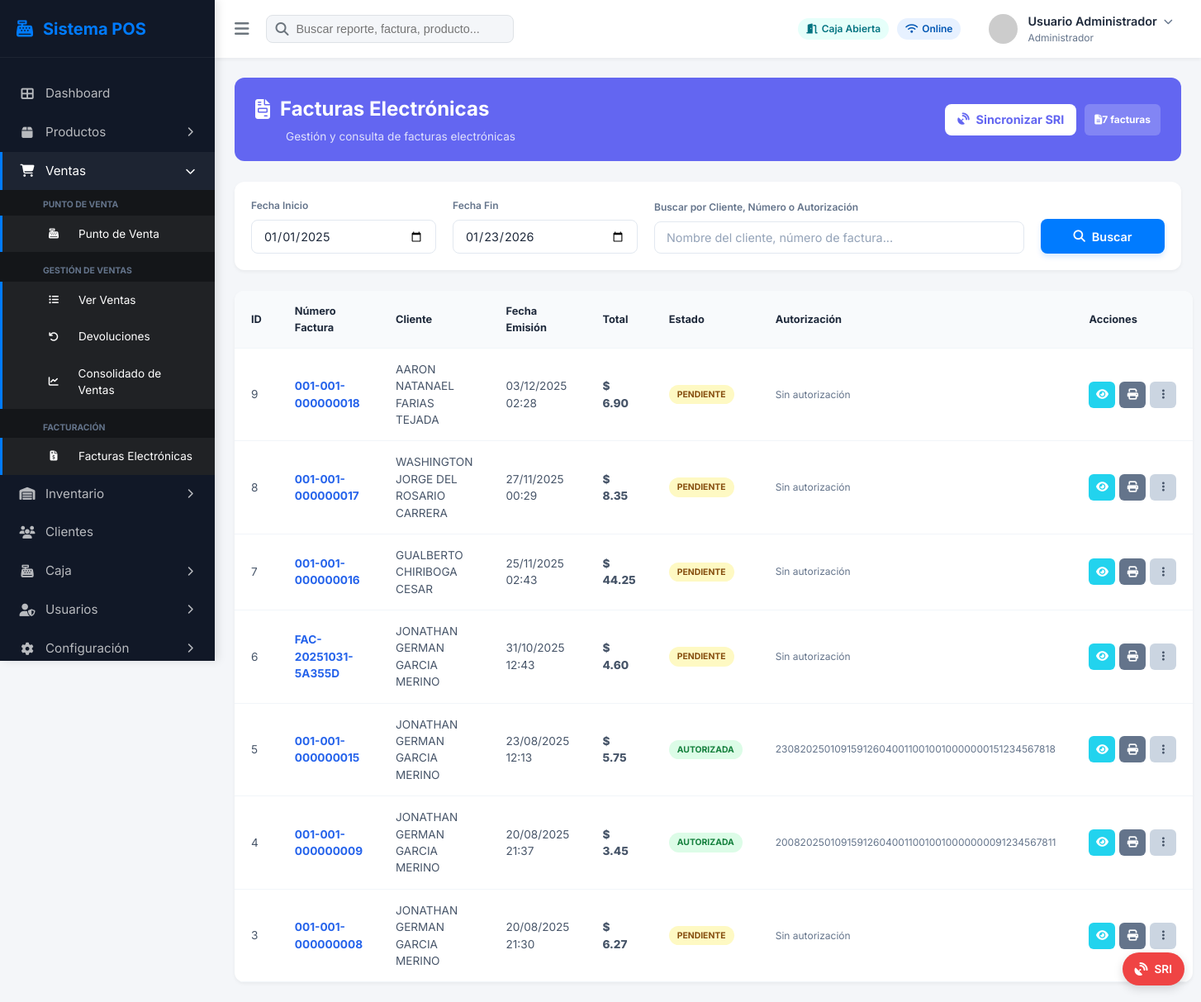
Screenshot of /modules/ventas/facturas_electronicas.php (signed in) with the database file from the repository.
### tables this page shows
CREATE TABLE IF NOT EXISTS `facturas_venta` (
  `id` bigint unsigned NOT NULL AUTO_INCREMENT,
  `idCliente` int unsigned NOT NULL,
  `idUsuario` int unsigned NOT NULL,
  `idCierreCaja` bigint unsigned DEFAULT NULL,
  `numeroFactura` varchar(50) NOT NULL,
  `fechaEmision` datetime NOT NULL,
  `subtotal` decimal(12,4) NOT NULL,
  `descuento` decimal(12,4) NOT NULL DEFAULT '0.0000',
  `iva` decimal(12,4) NOT NULL DEFAULT '0.0000',
  `total` decimal(12,4) NOT NULL,
  `formaPago` varchar(20) DEFAULT 'EFECTIVO',
  `estado` enum('EMITIDA','PAGADA','ANULADA') NOT NULL DEFAULT 'EMITIDA',
  `creadoPor` int unsigned NOT NULL,
  `creadoDate` datetime NOT NULL,
  `anulado` tinyint(1) NOT NULL DEFAULT '0',
  `numeroAutorizacion` varchar(50) DEFAULT NULL,
  `estadoFactura` varchar(50) DEFAULT NULL,
  `numComprobante` char(50) DEFAULT NULL,
  PRIMARY KEY (`id`),
  UNIQUE KEY `uq_facturas_venta_numero` (`numeroFactura`),
  KEY `fk_facturas_venta_clientes` (`idCliente`),
  KEY `fk_facturas_venta_usuarios` (`idUsuario`),
  KEY `fk_facturas_venta_cierre` (`idCierreCaja`),
  KEY `idx_estadoFactura` (`estadoFactura`),
  CONSTRAINT `fk_facturas_venta_cierre` FOREIGN KEY (`idCierreCaja`) REFERENCES `cierres_caja` (`id`),
  CONSTRAINT `fk_facturas_venta_clientes` FOREIGN KEY (`idCliente`) REFERENCES `clientes` (`id`),
  CONSTRAINT `fk_facturas_venta_usuarios` FOREIGN KEY (`idUsuario`) REFERENCES `usuarios` (`id`)
);

### modules/ventas/facturas_electronicas.php (the view, shortened to what this page needs)
<?php
require_once '../../includes/db.php';
$search = $_GET['search'] ?? '';
$fecha_inicio = $_GET['fecha_inicio'] ?? '2025-01-01';
$fecha_fin = $_GET['fecha_fin'] ?? date('Y-m-d');
$where = "WHERE f.anulado = 0 AND DATE(f.fechaEmision) BETWEEN ? AND ?";
$params = [$fecha_inicio, $fecha_fin];
$stmt = $pdo->prepare("
    SELECT f.*,
           CONCAT(c.nombres, ' ', c.apellidos) as cliente_nombre
    FROM facturas_venta f
    LEFT JOIN clientes c ON f.idCliente = c.id
    $where
    ORDER BY f.fechaEmision DESC
    LIMIT 100
");
$stmt->execute($params);
$facturas = $stmt->fetchAll();
$facturas_count = count($facturas);
?>
<!DOCTYPE html>
<html lang="es">
<head>
    <link rel="stylesheet" href="https://cdnjs.cloudflare.com/ajax/libs/font-awesome/6.4.0/css/all.min.css">
    <link rel="stylesheet" href="../../assets/css/style.css">
</head>
<body>
    <div class="app-container">
        <?php
        $root = '../../';
        include $root . 'includes/sidebar.php';
        ?>
        <main class="main-content">
            <?php include $root . 'includes/navbar.php'; ?>
            <div class="content-wrapper">
                <div class="ef-header-banner">
                    <div>
                        <h1><i class="fas fa-file-invoice"></i> Facturas Electrónicas</h1>
                        <p>Gestión y consulta de facturas electrónicas</p>
                    </div>
                    <div style="display: flex; align-items: center; gap: 10px;">
                        <button id="btn-sync-sri" class="btn"
                            style="background: white; color: #6366f1; border: none; font-weight: 700; height: 38px; border-radius: 8px; padding: 0 15px; cursor: pointer; display: flex; align-items: center; gap: 8px;">
                            <i class="fas fa-satellite-dish"></i> Sincronizar SRI
                        </button>
                        <div
                            style="background: rgba(255,255,255,0.2); padding: 5px 12px; border-radius: 6px; font-size: 0.75rem; font-weight: 700; height: 38px; display: flex; align-items: center;">
                            <i class="fas fa-file-alt"></i> <?php echo $facturas_count; ?> facturas
                        </div>
                    </div>
                </div>
                <div class="ef-filter-panel">
                    <form method="GET" action="" class="ef-filter-grid">
                        <div>
                            <label>Fecha Inicio</label>
                            <input type="date" name="fecha_inicio" class="form-control"
                                value="<?php echo $fecha_inicio; ?>">
                        </div>
                        <div>
                            <label>Fecha Fin</label>
                            <input type="date" name="fecha_fin" class="form-control" value="<?php echo $fecha_fin; ?>">
                        </div>
                        <div>
                            <label>Buscar por Cliente, Número o Autorización</label>
                            <input type="text" name="search" class="form-control"
                                placeholder="Nombre del cliente, número de factura..."
                                value="<?php echo htmlspecialchars($search); ?>">
                        </div>
                        <button type="submit" class="btn btn-primary"
                            style="height: 42px; width: 100%; border-radius: 8px;">
                            <i class="fas fa-search"></i> Buscar
                        </button>
                    </form>
                </div>
                <div class="table-responsive-container">
                    <table class="ef-table">
                        <thead>
                            <tr>
                                <th>ID</th>
                                <th>Número Factura</th>
                                <th>Cliente</th>
                                <th>Fecha Emisión</th>
                                <th>Total</th>
                                <th>Estado</th>
                                <th>Autorización</th>
                                <th>Acciones</th>
                            </tr>
                        </thead>
                        <tbody>
                            <?php foreach ($facturas as $f): ?>
                                <tr>
                                    <td>
                                        <?php echo $f['id']; ?>
                                    </td>
                                    <td style="font-weight: 700; color: #2563eb;">
                                        <?php echo $f['numeroFactura']; ?>
                                    </td>
                                    <td>
                                        <?php echo htmlspecialchars($f['cliente_nombre'] ?? 'CONSUMIDOR FINAL'); ?>
                                    </td>
                                    <td>
                                        <?php echo date('d/m/Y H:i', strtotime($f['fechaEmision'])); ?>
                                    </td>
                                    <td style="font-weight: 800;">$
                                        <?php echo number_format($f['total'], 2); ?>
                                    </td>
                                    <td>
                                        <?php
                                        $estadoFactura = $f['estadoFactura'] ?? 'PENDIENTE';
                                        $badgeClass = 'badge-pendiente';
                                        if ($estadoFactura == 'AUTORIZADA')
                                            $badgeClass = 'badge-autorizada';
                                        ?>
                                        <span class="badge-status <?php echo $badgeClass; ?>">
                                            <?php echo $estadoFactura; ?>
                                        </span>
                                    </td>
                                    <td style="font-size: 0.75rem; color: #64748b;">
                                        <?php
                                        $authVal = $f['numeroAutorizacion'];
                                        echo (empty($authVal) || $authVal == 'Array') ? 'Sin autorización' : $authVal;
                                        ?>
                                    </td>
                                    <td>
                                        <div class="action-btns">
                                            <button class="btn-action btn-eye"
                                                onclick="showInvoiceDetail(<?php echo $f['id']; ?>)"><i
                                                    class="fas fa-eye"></i></button>
                                            <button class="btn-action btn-print"><i class="fas fa-print"></i></button>
                                            <div class="dropdown">
                                                <button class="btn-action btn-dots"><i
                                                        class="fas fa-ellipsis-v"></i></button>
                                            </div>
                                        </div>
                                    </td>
                                </tr>
                            <?php endforeach; ?>
                        </tbody>
                    </table>
                </div>
            </div>
        </main>
    </div>
</body>
</html>

### assets/css/style.css (style rules this page uses)
:root { --primary-color: #007bff; --primary-dark: #0056b3; --primary-light: #e7f1ff; --secondary-color: #6c757d; --accent-cyan: #17a2b8; --accent-teal: #20c997; --accent-green: #28a745; --accent-orange: #fd7e14; --accent-red: #dc3545; --bg-light: #f4f6f9; --bg-white: #ffffff; --text-main: #212529; --text-muted: #6c757d; --border-color: #dee2e6; --sidebar-width: 260px; --sidebar-collapsed-width: 70px; --navbar-height: 70px; --shadow-sm: 0 2px 4px rgba(0, 0, 0, 0.05); --shadow-md: 0 4px 6px rgba(0, 0, 0, 0.08); --shadow-lg: 0 10px 15px rgba(0, 0, 0, 0.1); }
* { margin: 0; padding: 0; box-sizing: border-box; }
body { font-family: 'Inter', sans-serif; background-color: var(--bg-light); color: var(--text-main); line-height: 1.5; overflow-x: hidden; }
.app-container { display: flex; min-height: 100vh; }
.main-content { flex: 1; margin-left: var(--sidebar-width); width: calc(100% - var(--sidebar-width)); transition: margin-left 0.3s cubic-bezier(0.4, 0, 0.2, 1); min-height: 100vh; display: flex; flex-direction: column; position: relative; }
.content-wrapper { padding: 24px; flex: 1; }
.btn { display: inline-flex; align-items: center; justify-content: center; gap: 8px; padding: 10px 20px; border-radius: 8px; font-size: 0.9rem; font-weight: 600; cursor: pointer; transition: all 0.2s ease; border: 1px solid transparent; outline: none; font-family: inherit; }
.btn-primary { background: var(--primary-color); color: #fff; box-shadow: 0 4px 6px rgba(0, 123, 255, 0.15); }
.form-control { width: 100%; padding: 10px 14px; background: #fff; border: 1px solid #e2e8f0; border-radius: 8px; font-family: inherit; font-size: 0.9rem; color: #1e293b; transition: all 0.2s; outline: none; }
.form-control::placeholder { color: #94a3b8; }

### modules/ventas/facturas_electronicas.php (style rules this page uses)
.ef-header-banner { background: #6366f1; color: white; padding: 20px 25px; border-radius: 12px; display: flex; justify-content: space-between; align-items: center; margin-bottom: 25px; }
.ef-header-banner h1 { margin: 0; font-size: 1.5rem; display: flex; align-items: center; gap: 12px; }
.ef-header-banner p { margin: 5px 0 0 37px; opacity: 0.8; font-size: 0.85rem; }
.ef-filter-panel { background: white; padding: 20px; border-radius: 12px; box-shadow: var(--shadow-sm); margin-bottom: 25px; }
.ef-filter-grid { display: grid; grid-template-columns: 1fr 1fr 2fr 150px; gap: 20px; align-items: flex-end; }
.ef-filter-grid label { display: block; font-size: 0.75rem; font-weight: 600; color: #64748b; margin-bottom: 8px; }
.ef-table { width: 100%; background: white; border-radius: 12px; overflow: hidden; box-shadow: var(--shadow-sm); border-collapse: collapse; }
.ef-table th { text-align: left; padding: 15px 20px; background: #f8fafc; color: #1e293b; font-size: 0.8rem; font-weight: 700; border-bottom: 1px solid #f1f5f9; }
.ef-table td { padding: 15px 20px; border-bottom: 1px solid #f1f5f9; font-size: 0.85rem; color: #475569; }
.badge-status { font-size: 0.65rem; font-weight: 700; padding: 4px 10px; border-radius: 12px; text-transform: uppercase; display: inline-block; }
.badge-autorizada { background: #dcfce7; color: #15803d; }
.badge-pendiente { background: #fef9c3; color: #854d0e; }
.action-btns { display: flex; gap: 5px; }
.btn-action { width: 32px; height: 32px; border-radius: 6px; border: none; display: inline-flex; align-items: center; justify-content: center; cursor: pointer; transition: all 0.2s; }
.btn-eye { background: #22d3ee; color: white; }
.btn-print { background: #64748b; color: white; }
.btn-dots { background: #cbd5e1; color: #475569; }
.dropdown { position: relative; display: inline-block; }

### rows the page displays
facturas_venta: id "9", numeroFactura "001-001-000000018", cliente_nombre "AARON NATANAEL FARIAS TEJADA", fechaEmision "03/12/2025 02:28", total "6.90", estadoFactura "PENDIENTE", shows "Sin autorización"
facturas_venta: id "8", numeroFactura "001-001-000000017", cliente_nombre "WASHINGTON JORGE DEL ROSARIO CARRERA", fechaEmision "27/11/2025 00:29", total "8.35", estadoFactura "PENDIENTE", shows "Sin autorización"
facturas_venta: id "7", numeroFactura "001-001-000000016", cliente_nombre "GUALBERTO CHIRIBOGA CESAR", fechaEmision "25/11/2025 02:43", total "44.25", estadoFactura "PENDIENTE", shows "Sin autorización"
facturas_venta: id "6", numeroFactura "FAC-20251031-5A355D", cliente_nombre "JONATHAN GERMAN GARCIA MERINO", fechaEmision "31/10/2025 12:43", total "4.60", estadoFactura "PENDIENTE", shows "Sin autorización"
facturas_venta: id "5", numeroFactura "001-001-000000015", cliente_nombre "JONATHAN GERMAN GARCIA MERINO", fechaEmision "23/08/2025 12:13", total "5.75", estadoFactura "AUTORIZADA", numeroAutorizacion "2308202501091591260400110010010000000151234567818"
facturas_venta: id "4", numeroFactura "001-001-000000009", cliente_nombre "JONATHAN GERMAN GARCIA MERINO", fechaEmision "20/08/2025 21:37", total "3.45", estadoFactura "AUTORIZADA", numeroAutorizacion "2008202501091591260400110010010000000091234567811"
facturas_venta: id "3", numeroFactura "001-001-000000008", cliente_nombre "JONATHAN GERMAN GARCIA MERINO", fechaEmision "20/08/2025 21:30", total "6.27", estadoFactura "PENDIENTE", shows "Sin autorización"

### other values shown
$_SESSION['user_name'] "Usuario Administrador"
$_SESSION['role'] "Administrador"
$facturas_count "7"
